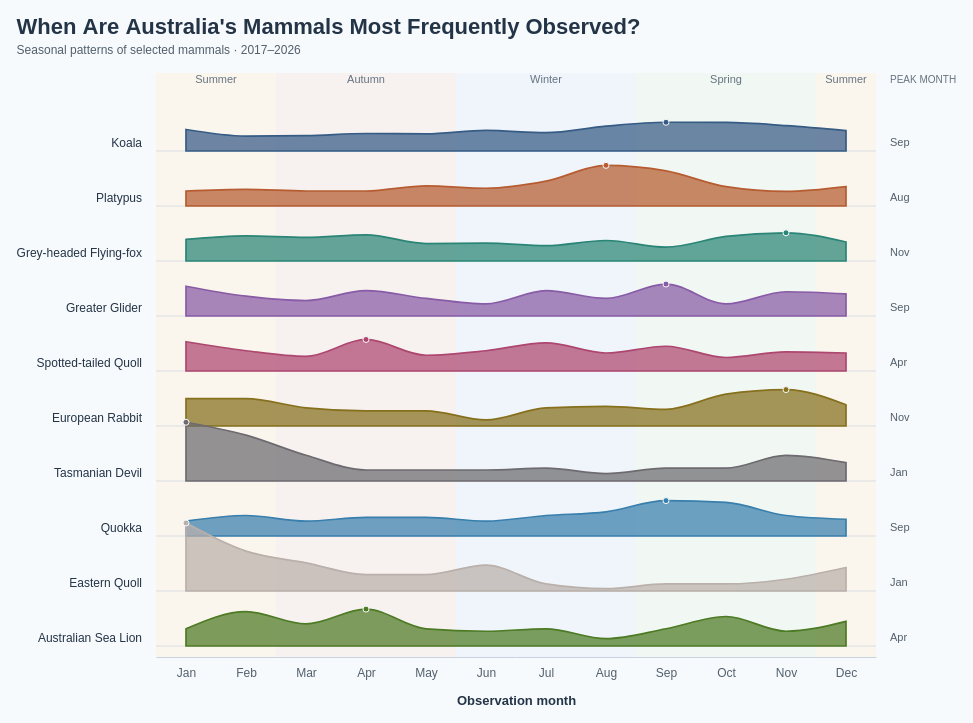

The specification (Vega-Lite) saved for this image:
### Vega specification from a JSON file in a GitHub repository (floating-point values rounded to 4 significant figures)
{"$schema": "https://vega.github.io/schema/vega/v5.json", "description": "Monthly observation ridgelines for the ten most recorded mammal species in Dataset/observations-794195.csv (top ten selected within the selected observation years). Observation dates from 2017–2026 are pooled, including partial 2026. Subspecies are combined using the first two scientific-name components, matching Lollipop.vg.json. Includes records without coordinates. All 12 months are filled for each species. Heights show monthly counts divided by that species total, on one shared percentage scale. Monotone curves connect monthly values; no kernel density estimation is applied. Rows follow species rank within the selected years. Southern hemisphere meteorological seasons are shown. Hover monthly cells for exact counts and shares; click a cell or species label to toggle highlighting. Counts measure recording activity, not animal abundance or nationwide sampling. Species colours match the ten-species palette in BumpChart.vg.json; counts and rankings use the selected observation years. Uses the 10 most recent available observation years (2017–2026), including partial 2026.", "width": 720, "height": 580, "padding": 16, "background": "#f7fafc", "title": {"text": "When Are Australia's Mammals Most Frequently Observed?", "subtitle": ["Seasonal patterns of selected mammals · 2017–2026"], "anchor": "start", "font": "Arial", "fontSize": 22, "color": "#243447", "subtitleFont": "Arial", "subtitleFontSize": 12, "subtitleColor": "#52606d", "offset": 16, "subtitlePadding": 6, "subtitleLineHeight": 16}, "signals": [{"name": "hoveredSpecies", "value": null, "on": [{"events": "@monthTargets:mouseover, @speciesLabels:mouseover", "update": "datum.species"}, {"events": "@monthTargets:mouseout, @speciesLabels:mouseout", "update": "null"}]}, {"name": "selectedSpecies", "value": null, "on": [{"events": "@monthTargets:click, @speciesLabels:click", "update": "selectedSpecies == datum.species ? null : datum.species"}]}, {"name": "activeSpecies", "update": "hoveredSpecies != null ? hoveredSpecies : selectedSpecies"}], "data": [{"name": "monthly", "values": [{"species": "Koala", "scientific_name": "Phascolarctos cinereus", "order": 0, "month": 1, "monthName": "January", "count": 161, "total": 1896, "share": 0.08492, "isPeak": false}, {"species": "Koala", "scientific_name": "Phascolarctos cinereus", "order": 0, "month": 2, "monthName": "February", "count": 112, "total": 1896, "share": 0.05907, "isPeak": false}, {"species": "Koala", "scientific_name": "Phascolarctos cinereus", "order": 0, "month": 3, "monthName": "March", "count": 115, "total": 1896, "share": 0.06065, "isPeak": false}, {"species": "Koala", "scientific_name": "Phascolarctos cinereus", "order": 0, "month": 4, "monthName": "April", "count": 131, "total": 1896, "share": 0.06909, "isPeak": false}, {"species": "Koala", "scientific_name": "Phascolarctos cinereus", "order": 0, "month": 5, "monthName": "May", "count": 128, "total": 1896, "share": 0.06751, "isPeak": false}, {"species": "Koala", "scientific_name": "Phascolarctos cinereus", "order": 0, "month": 6, "monthName": "June", "count": 154, "total": 1896, "share": 0.08122, "isPeak": false}, {"species": "Koala", "scientific_name": "Phascolarctos cinereus", "order": 0, "month": 7, "monthName": "July", "count": 137, "total": 1896, "share": 0.07226, "isPeak": false}, {"species": "Koala", "scientific_name": "Phascolarctos cinereus", "order": 0, "month": 8, "monthName": "August", "count": 186, "total": 1896, "share": 0.0981, "isPeak": false}, {"species": "Koala", "scientific_name": "Phascolarctos cinereus", "order": 0, "month": 9, "monthName": "September", "count": 215, "total": 1896, "share": 0.1134, "isPeak": true}, {"species": "Koala", "scientific_name": "Phascolarctos cinereus", "order": 0, "month": 10, "monthName": "October", "count": 214, "total": 1896, "share": 0.1129, "isPeak": false}, {"species": "Koala", "scientific_name": "Phascolarctos cinereus", "order": 0, "month": 11, "monthName": "November", "count": 190, "total": 1896, "share": 0.1002, "isPeak": false}, {"species": "Koala", "scientific_name": "Phascolarctos cinereus", "order": 0, "month": 12, "monthName": "December", "count": 153, "total": 1896, "share": 0.0807, "isPeak": false}, {"species": "Platypus", "scientific_name": "Ornithorhynchus anatinus", "order": 1, "month": 1, "monthName": "January", "count": 38, "total": 642, "share": 0.05919, "isPeak": false}, {"species": "Platypus", "scientific_name": "Ornithorhynchus anatinus", "order": 1, "month": 2, "monthName": "February", "count": 42, "total": 642, "share": 0.06542, "isPeak": false}, {"species": "Platypus", "scientific_name": "Ornithorhynchus anatinus", "order": 1, "month": 3, "monthName": "March", "count": 38, "total": 642, "share": 0.05919, "isPeak": false}, {"species": "Platypus", "scientific_name": "Ornithorhynchus anatinus", "order": 1, "month": 4, "monthName": "April", "count": 38, "total": 642, "share": 0.05919, "isPeak": false}, {"species": "Platypus", "scientific_name": "Ornithorhynchus anatinus", "order": 1, "month": 5, "monthName": "May", "count": 51, "total": 642, "share": 0.07944, "isPeak": false}, {"species": "Platypus", "scientific_name": "Ornithorhynchus anatinus", "order": 1, "month": 6, "monthName": "June", "count": 45, "total": 642, "share": 0.07009, "isPeak": false}, {"species": "Platypus", "scientific_name": "Ornithorhynchus anatinus", "order": 1, "month": 7, "monthName": "July", "count": 63, "total": 642, "share": 0.09813, "isPeak": false}, {"species": "Platypus", "scientific_name": "Ornithorhynchus anatinus", "order": 1, "month": 8, "monthName": "August", "count": 103, "total": 642, "share": 0.1604, "isPeak": true}, {"species": "Platypus", "scientific_name": "Ornithorhynchus anatinus", "order": 1, "month": 9, "monthName": "September", "count": 89, "total": 642, "share": 0.1386, "isPeak": false}, {"species": "Platypus", "scientific_name": "Ornithorhynchus anatinus", "order": 1, "month": 10, "monthName": "October", "count": 49, "total": 642, "share": 0.07632, "isPeak": false}, {"species": "Platypus", "scientific_name": "Ornithorhynchus anatinus", "order": 1, "month": 11, "monthName": "November", "count": 37, "total": 642, "share": 0.05763, "isPeak": false}, {"species": "Platypus", "scientific_name": "Ornithorhynchus anatinus", "order": 1, "month": 12, "monthName": "December", "count": 49, "total": 642, "share": 0.07632, "isPeak": false}, {"species": "Grey-headed Flying-fox", "scientific_name": "Pteropus poliocephalus", "order": 2, "month": 1, "monthName": "January", "count": 42, "total": 494, "share": 0.08502, "isPeak": false}, {"species": "Grey-headed Flying-fox", "scientific_name": "Pteropus poliocephalus", "order": 2, "month": 2, "monthName": "February", "count": 49, "total": 494, "share": 0.09919, "isPeak": false}, {"species": "Grey-headed Flying-fox", "scientific_name": "Pteropus poliocephalus", "order": 2, "month": 3, "monthName": "March", "count": 46, "total": 494, "share": 0.09312, "isPeak": false}, {"species": "Grey-headed Flying-fox", "scientific_name": "Pteropus poliocephalus", "order": 2, "month": 4, "monthName": "April", "count": 51, "total": 494, "share": 0.1032, "isPeak": false}, {"species": "Grey-headed Flying-fox", "scientific_name": "Pteropus poliocephalus", "order": 2, "month": 5, "monthName": "May", "count": 34, "total": 494, "share": 0.06883, "isPeak": false}, {"species": "Grey-headed Flying-fox", "scientific_name": "Pteropus poliocephalus", "order": 2, "month": 6, "monthName": "June", "count": 35, "total": 494, "share": 0.07085, "isPeak": false}, {"species": "Grey-headed Flying-fox", "scientific_name": "Pteropus poliocephalus", "order": 2, "month": 7, "monthName": "July", "count": 30, "total": 494, "share": 0.06073, "isPeak": false}, {"species": "Grey-headed Flying-fox", "scientific_name": "Pteropus poliocephalus", "order": 2, "month": 8, "monthName": "August", "count": 40, "total": 494, "share": 0.08097, "isPeak": false}, {"species": "Grey-headed Flying-fox", "scientific_name": "Pteropus poliocephalus", "order": 2, "month": 9, "monthName": "September", "count": 27, "total": 494, "share": 0.05466, "isPeak": false}, {"species": "Grey-headed Flying-fox", "scientific_name": "Pteropus poliocephalus", "order": 2, "month": 10, "monthName": "October", "count": 48, "total": 494, "share": 0.09717, "isPeak": false}, {"species": "Grey-headed Flying-fox", "scientific_name": "Pteropus poliocephalus", "order": 2, "month": 11, "monthName": "November", "count": 55, "total": 494, "share": 0.1113, "isPeak": true}, {"species": "Grey-headed Flying-fox", "scientific_name": "Pteropus poliocephalus", "order": 2, "month": 12, "monthName": "December", "count": 37, "total": 494, "share": 0.0749, "isPeak": false}, {"species": "Greater Glider", "scientific_name": "Petauroides volans", "order": 3, "month": 1, "monthName": "January", "count": 27, "total": 230, "share": 0.1174, "isPeak": false}, {"species": "Greater Glider", "scientific_name": "Petauroides volans", "order": 3, "month": 2, "monthName": "February", "count": 18, "total": 230, "share": 0.07826, "isPeak": false}, {"species": "Greater Glider", "scientific_name": "Petauroides volans", "order": 3, "month": 3, "monthName": "March", "count": 14, "total": 230, "share": 0.06087, "isPeak": false}, {"species": "Greater Glider", "scientific_name": "Petauroides volans", "order": 3, "month": 4, "monthName": "April", "count": 23, "total": 230, "share": 0.1, "isPeak": false}, {"species": "Greater Glider", "scientific_name": "Petauroides volans", "order": 3, "month": 5, "monthName": "May", "count": 16, "total": 230, "share": 0.06957, "isPeak": false}, {"species": "Greater Glider", "scientific_name": "Petauroides volans", "order": 3, "month": 6, "monthName": "June", "count": 11, "total": 230, "share": 0.04783, "isPeak": false}, {"species": "Greater Glider", "scientific_name": "Petauroides volans", "order": 3, "month": 7, "monthName": "July", "count": 23, "total": 230, "share": 0.1, "isPeak": false}, {"species": "Greater Glider", "scientific_name": "Petauroides volans", "order": 3, "month": 8, "monthName": "August", "count": 16, "total": 230, "share": 0.06957, "isPeak": false}, {"species": "Greater Glider", "scientific_name": "Petauroides volans", "order": 3, "month": 9, "monthName": "September", "count": 29, "total": 230, "share": 0.1261, "isPeak": true}, {"species": "Greater Glider", "scientific_name": "Petauroides volans", "order": 3, "month": 10, "monthName": "October", "count": 11, "total": 230, "share": 0.04783, "isPeak": false}, {"species": "Greater Glider", "scientific_name": "Petauroides volans", "order": 3, "month": 11, "monthName": "November", "count": 22, "total": 230, "share": 0.09565, "isPeak": false}, {"species": "Greater Glider", "scientific_name": "Petauroides volans", "order": 3, "month": 12, "monthName": "December", "count": 20, "total": 230, "share": 0.08696, "isPeak": false}, {"species": "Spotted-tailed Quoll", "scientific_name": "Dasyurus maculatus", "order": 4, "month": 1, "monthName": "January", "count": 26, "total": 225, "share": 0.1156, "isPeak": false}, {"species": "Spotted-tailed Quoll", "scientific_name": "Dasyurus maculatus", "order": 4, "month": 2, "monthName": "February", "count": 18, "total": 225, "share": 0.08, "isPeak": false}, {"species": "Spotted-tailed Quoll", "scientific_name": "Dasyurus maculatus", "order": 4, "month": 3, "monthName": "March", "count": 13, "total": 225, "share": 0.05778, "isPeak": false}, {"species": "Spotted-tailed Quoll", "scientific_name": "Dasyurus maculatus", "order": 4, "month": 4, "monthName": "April", "count": 28, "total": 225, "share": 0.1244, "isPeak": true}, {"species": "Spotted-tailed Quoll", "scientific_name": "Dasyurus maculatus", "order": 4, "month": 5, "monthName": "May", "count": 14, "total": 225, "share": 0.06222, "isPeak": false}, {"species": "Spotted-tailed Quoll", "scientific_name": "Dasyurus maculatus", "order": 4, "month": 6, "monthName": "June", "count": 18, "total": 225, "share": 0.08, "isPeak": false}, {"species": "Spotted-tailed Quoll", "scientific_name": "Dasyurus maculatus", "order": 4, "month": 7, "monthName": "July", "count": 25, "total": 225, "share": 0.1111, "isPeak": false}, {"species": "Spotted-tailed Quoll", "scientific_name": "Dasyurus maculatus", "order": 4, "month": 8, "monthName": "August", "count": 16, "total": 225, "share": 0.07111, "isPeak": false}, {"species": "Spotted-tailed Quoll", "scientific_name": "Dasyurus maculatus", "order": 4, "month": 9, "monthName": "September", "count": 22, "total": 225, "share": 0.09778, "isPeak": false}, {"species": "Spotted-tailed Quoll", "scientific_name": "Dasyurus maculatus", "order": 4, "month": 10, "monthName": "October", "count": 12, "total": 225, "share": 0.05333, "isPeak": false}, {"species": "Spotted-tailed Quoll", "scientific_name": "Dasyurus maculatus", "order": 4, "month": 11, "monthName": "November", "count": 17, "total": 225, "share": 0.07556, "isPeak": false}, {"species": "Spotted-tailed Quoll", "scientific_name": "Dasyurus maculatus", "order": 4, "month": 12, "monthName": "December", "count": 16, "total": 225, "share": 0.07111, "isPeak": false}, {"species": "European Rabbit", "scientific_name": "Oryctolagus cuniculus", "order": 5, "month": 1, "monthName": "January", "count": 18, "total": 167, "share": 0.1078, "isPeak": false}, {"species": "European Rabbit", "scientific_name": "Oryctolagus cuniculus", "order": 5, "month": 2, "monthName": "February", "count": 18, "total": 167, "share": 0.1078, "isPeak": false}, {"species": "European Rabbit", "scientific_name": "Oryctolagus cuniculus", "order": 5, "month": 3, "monthName": "March", "count": 12, "total": 167, "share": 0.07186, "isPeak": false}, {"species": "European Rabbit", "scientific_name": "Oryctolagus cuniculus", "order": 5, "month": 4, "monthName": "April", "count": 10, "total": 167, "share": 0.05988, "isPeak": false}, {"species": "European Rabbit", "scientific_name": "Oryctolagus cuniculus", "order": 5, "month": 5, "monthName": "May", "count": 10, "total": 167, "share": 0.05988, "isPeak": false}, {"species": "European Rabbit", "scientific_name": "Oryctolagus cuniculus", "order": 5, "month": 6, "monthName": "June", "count": 4, "total": 167, "share": 0.02395, "isPeak": false}, {"species": "European Rabbit", "scientific_name": "Oryctolagus cuniculus", "order": 5, "month": 7, "monthName": "July", "count": 12, "total": 167, "share": 0.07186, "isPeak": false}, {"species": "European Rabbit", "scientific_name": "Oryctolagus cuniculus", "order": 5, "month": 8, "monthName": "August", "count": 13, "total": 167, "share": 0.07784, "isPeak": false}, {"species": "European Rabbit", "scientific_name": "Oryctolagus cuniculus", "order": 5, "month": 9, "monthName": "September", "count": 11, "total": 167, "share": 0.06587, "isPeak": false}, {"species": "European Rabbit", "scientific_name": "Oryctolagus cuniculus", "order": 5, "month": 10, "monthName": "October", "count": 21, "total": 167, "share": 0.1257, "isPeak": false}, {"species": "European Rabbit", "scientific_name": "Oryctolagus cuniculus", "order": 5, "month": 11, "monthName": "November", "count": 24, "total": 167, "share": 0.1437, "isPeak": true}, {"species": "European Rabbit", "scientific_name": "Oryctolagus cuniculus", "order": 5, "month": 12, "monthName": "December", "count": 14, "total": 167, "share": 0.08383, "isPeak": false}, {"species": "Tasmanian Devil", "scientific_name": "Sarcophilus harrisii", "order": 6, "month": 1, "monthName": "January", "count": 32, "total": 138, "share": 0.2319, "isPeak": true}, {"species": "Tasmanian Devil", "scientific_name": "Sarcophilus harrisii", "order": 6, "month": 2, "monthName": "February", "count": 25, "total": 138, "share": 0.1812, "isPeak": false}, {"species": "Tasmanian Devil", "scientific_name": "Sarcophilus harrisii", "order": 6, "month": 3, "monthName": "March", "count": 14, "total": 138, "share": 0.1014, "isPeak": false}, {"species": "Tasmanian Devil", "scientific_name": "Sarcophilus harrisii", "order": 6, "month": 4, "monthName": "April", "count": 6, "total": 138, "share": 0.04348, "isPeak": false}, {"species": "Tasmanian Devil", "scientific_name": "Sarcophilus harrisii", "order": 6, "month": 5, "monthName": "May", "count": 6, "total": 138, "share": 0.04348, "isPeak": false}, {"species": "Tasmanian Devil", "scientific_name": "Sarcophilus harrisii", "order": 6, "month": 6, "monthName": "June", "count": 6, "total": 138, "share": 0.04348, "isPeak": false}, {"species": "Tasmanian Devil", "scientific_name": "Sarcophilus harrisii", "order": 6, "month": 7, "monthName": "July", "count": 7, "total": 138, "share": 0.05072, "isPeak": false}, {"species": "Tasmanian Devil", "scientific_name": "Sarcophilus harrisii", "order": 6, "month": 8, "monthName": "August", "count": 4, "total": 138, "share": 0.02899, "isPeak": false}, {"species": "Tasmanian Devil", "scientific_name": "Sarcophilus harrisii", "order": 6, "month": 9, "monthName": "September", "count": 7, "total": 138, "share": 0.05072, "isPeak": false}, {"species": "Tasmanian Devil", "scientific_name": "Sarcophilus harrisii", "order": 6, "month": 10, "monthName": "October", "count": 7, "total": 138, "share": 0.05072, "isPeak": false}, {"species": "Tasmanian Devil", "scientific_name": "Sarcophilus harrisii", "order": 6, "month": 11, "monthName": "November", "count": 14, "total": 138, "share": 0.1014, "isPeak": false}, {"species": "Tasmanian Devil", "scientific_name": "Sarcophilus harrisii", "order": 6, "month": 12, "monthName": "December", "count": 10, "total": 138, "share": 0.07246, "isPeak": false}, {"species": "Quokka", "scientific_name": "Setonix brachyurus", "order": 7, "month": 1, "monthName": "January", "count": 8, "total": 136, "share": 0.05882, "isPeak": false}, {"species": "Quokka", "scientific_name": "Setonix brachyurus", "order": 7, "month": 2, "monthName": "February", "count": 11, "total": 136, "share": 0.08088, "isPeak": false}, {"species": "Quokka", "scientific_name": "Setonix brachyurus", "order": 7, "month": 3, "monthName": "March", "count": 8, "total": 136, "share": 0.05882, "isPeak": false}, {"species": "Quokka", "scientific_name": "Setonix brachyurus", "order": 7, "month": 4, "monthName": "April", "count": 10, "total": 136, "share": 0.07353, "isPeak": false}, {"species": "Quokka", "scientific_name": "Setonix brachyurus", "order": 7, "month": 5, "monthName": "May", "count": 10, "total": 136, "share": 0.07353, "isPeak": false}, {"species": "Quokka", "scientific_name": "Setonix brachyurus", "order": 7, "month": 6, "monthName": "June", "count": 8, "total": 136, "share": 0.05882, "isPeak": false}, {"species": "Quokka", "scientific_name": "Setonix brachyurus", "order": 7, "month": 7, "monthName": "July", "count": 11, "total": 136, "share": 0.08088, "isPeak": false}, {"species": "Quokka", "scientific_name": "Setonix brachyurus", "order": 7, "month": 8, "monthName": "August", "count": 13, "total": 136, "share": 0.09559, "isPeak": false}, {"species": "Quokka", "scientific_name": "Setonix brachyurus", "order": 7, "month": 9, "monthName": "September", "count": 19, "total": 136, "share": 0.1397, "isPeak": true}, {"species": "Quokka", "scientific_name": "Setonix brachyurus", "order": 7, "month": 10, "monthName": "October", "count": 18, "total": 136, "share": 0.1324, "isPeak": false}, {"species": "Quokka", "scientific_name": "Setonix brachyurus", "order": 7, "month": 11, "monthName": "November", "count": 11, "total": 136, "share": 0.08088, "isPeak": false}, {"species": "Quokka", "scientific_name": "Setonix brachyurus", "order": 7, "month": 12, "monthName": "December", "count": 9, "total": 136, "share": 0.06618, "isPeak": false}, {"species": "Eastern Quoll", "scientific_name": "Dasyurus viverrinus", "order": 8, "month": 1, "monthName": "January", "count": 29, "total": 108, "share": 0.2685, "isPeak": true}, {"species": "Eastern Quoll", "scientific_name": "Dasyurus viverrinus", "order": 8, "month": 2, "monthName": "February", "count": 17, "total": 108, "share": 0.1574, "isPeak": false}, {"species": "Eastern Quoll", "scientific_name": "Dasyurus viverrinus", "order": 8, "month": 3, "monthName": "March", "count": 12, "total": 108, "share": 0.1111, "isPeak": false}, {"species": "Eastern Quoll", "scientific_name": "Dasyurus viverrinus", "order": 8, "month": 4, "monthName": "April", "count": 7, "total": 108, "share": 0.06481, "isPeak": false}, {"species": "Eastern Quoll", "scientific_name": "Dasyurus viverrinus", "order": 8, "month": 5, "monthName": "May", "count": 7, "total": 108, "share": 0.06481, "isPeak": false}, {"species": "Eastern Quoll", "scientific_name": "Dasyurus viverrinus", "order": 8, "month": 6, "monthName": "June", "count": 11, "total": 108, "share": 0.1019, "isPeak": false}, {"species": "Eastern Quoll", "scientific_name": "Dasyurus viverrinus", "order": 8, "month": 7, "monthName": "July", "count": 3, "total": 108, "share": 0.02778, "isPeak": false}, {"species": "Eastern Quoll", "scientific_name": "Dasyurus viverrinus", "order": 8, "month": 8, "monthName": "August", "count": 1, "total": 108, "share": 0.009259, "isPeak": false}, {"species": "Eastern Quoll", "scientific_name": "Dasyurus viverrinus", "order": 8, "month": 9, "monthName": "September", "count": 3, "total": 108, "share": 0.02778, "isPeak": false}, {"species": "Eastern Quoll", "scientific_name": "Dasyurus viverrinus", "order": 8, "month": 10, "monthName": "October", "count": 3, "total": 108, "share": 0.02778, "isPeak": false}, {"species": "Eastern Quoll", "scientific_name": "Dasyurus viverrinus", "order": 8, "month": 11, "monthName": "November", "count": 5, "total": 108, "share": 0.0463, "isPeak": false}, {"species": "Eastern Quoll", "scientific_name": "Dasyurus viverrinus", "order": 8, "month": 12, "monthName": "December", "count": 10, "total": 108, "share": 0.09259, "isPeak": false}, {"species": "Australian Sea Lion", "scientific_name": "Neophoca cinerea", "order": 9, "month": 1, "monthName": "January", "count": 7, "total": 103, "share": 0.06796, "isPeak": false}, {"species": "Australian Sea Lion", "scientific_name": "Neophoca cinerea", "order": 9, "month": 2, "monthName": "February", "count": 14, "total": 103, "share": 0.1359, "isPeak": false}, {"species": "Australian Sea Lion", "scientific_name": "Neophoca cinerea", "order": 9, "month": 3, "monthName": "March", "count": 9, "total": 103, "share": 0.08738, "isPeak": false}, {"species": "Australian Sea Lion", "scientific_name": "Neophoca cinerea", "order": 9, "month": 4, "monthName": "April", "count": 15, "total": 103, "share": 0.1456, "isPeak": true}, {"species": "Australian Sea Lion", "scientific_name": "Neophoca cinerea", "order": 9, "month": 5, "monthName": "May", "count": 7, "total": 103, "share": 0.06796, "isPeak": false}, {"species": "Australian Sea Lion", "scientific_name": "Neophoca cinerea", "order": 9, "month": 6, "monthName": "June", "count": 6, "total": 103, "share": 0.05825, "isPeak": false}, {"species": "Australian Sea Lion", "scientific_name": "Neophoca cinerea", "order": 9, "month": 7, "monthName": "July", "count": 7, "total": 103, "share": 0.06796, "isPeak": false}, {"species": "Australian Sea Lion", "scientific_name": "Neophoca cinerea", "order": 9, "month": 8, "monthName": "August", "count": 3, "total": 103, "share": 0.02913, "isPeak": false}, {"species": "Australian Sea Lion", "scientific_name": "Neophoca cinerea", "order": 9, "month": 9, "monthName": "September", "count": 7, "total": 103, "share": 0.06796, "isPeak": false}, {"species": "Australian Sea Lion", "scientific_name": "Neophoca cinerea", "order": 9, "month": 10, "monthName": "October", "count": 12, "total": 103, "share": 0.1165, "isPeak": false}, {"species": "Australian Sea Lion", "scientific_name": "Neophoca cinerea", "order": 9, "month": 11, "monthName": "November", "count": 6, "total": 103, "share": 0.05825, "isPeak": false}, {"species": "Australian Sea Lion", "scientific_name": "Neophoca cinerea", "order": 9, "month": 12, "monthName": "December", "count": 10, "total": 103, "share": 0.09709, "isPeak": false}]}, {"name": "species", "values": [{"species": "Koala", "scientific_name": "Phascolarctos cinereus", "order": 0, "total": 1896, "peakMonths": "Sep"}, {"species": "Platypus", "scientific_name": "Ornithorhynchus anatinus", "order": 1, "total": 642, "peakMonths": "Aug"}, {"species": "Grey-headed Flying-fox", "scientific_name": "Pteropus poliocephalus", "order": 2, "total": 494, "peakMonths": "Nov"}, {"species": "Greater Glider", "scientific_name": "Petauroides volans", "order": 3, "total": 230, "peakMonths": "Sep"}, {"species": "Spotted-tailed Quoll", "scientific_name": "Dasyurus maculatus", "order": 4, "total": 225, "peakMonths": "Apr"}, {"species": "European Rabbit", "scientific_name": "Oryctolagus cuniculus", "order": 5, "total": 167, "peakMonths": "Nov"}, {"species": "Tasmanian Devil", "scientific_name": "Sarcophilus harrisii", "order": 6, "total": 138, "peakMonths": "Jan"}, {"species": "Quokka", "scientific_name": "Setonix brachyurus", "order": 7, "total": 136, "peakMonths": "Sep"}, {"species": "Eastern Quoll", "scientific_name": "Dasyurus viverrinus", "order": 8, "total": 108, "peakMonths": "Jan"}, {"species": "Australian Sea Lion", "scientific_name": "Neophoca cinerea", "order": 9, "total": 103, "peakMonths": "Apr"}]}, {"name": "seasons", "values": [{"start": 0.5, "end": 2.5, "label": "Summer", "fill": "#fff0d9"}, {"start": 2.5, "end": 5.5, "label": "Autumn", "fill": "#f6e7e0"}, {"start": 5.5, "end": 8.5, "label": "Winter", "fill": "#e5edf7"}, {"start": 8.5, "end": 11.5, "label": "Spring", "fill": "#e9f1e5"}, {"start": 11.5, "end": 12.5, "label": "Summer", "fill": "#fff0d9"}]}], "scales": [{"name": "x", "type": "linear", "domain": [0.5, 12.5], "range": "width", "zero": false, "nice": false}, {"name": "amplitude", "type": "linear", "domain": [0, 0.3], "range": [0, 76], "zero": true, "nice": false}, {"name": "color", "type": "ordinal", "domain": ["Koala", "Platypus", "Grey-headed Flying-fox", "Greater Glider", "Spotted-tailed Quoll", "European Rabbit", "Quokka", "Tasmanian Devil", "Eastern Barred Bandicoot", "Numbat", "Australian Sea Lion", "Eastern Quoll"], "range": ["#365B85", "#B65C30", "#2A8576", "#885BA6", "#AD4770", "#86701D", "#397FAD", "#6D6B70", "#C17A24", "#5146A0", "#4D7A24", "#bab0ab"]}], "axes": [{"orient": "bottom", "scale": "x", "values": [1, 2, 3, 4, 5, 6, 7, 8, 9, 10, 11, 12], "labelPadding": 10, "tickSize": 0, "domainColor": "#c9d3df", "labelColor": "#52606d", "title": "Observation month", "titleColor": "#243447", "titlePadding": 16, "encode": {"labels": {"update": {"text": {"signal": "['Jan','Feb','Mar','Apr','May','Jun','Jul','Aug','Sep','Oct','Nov','Dec'][datum.value-1]"}}}}}], "marks": [{"type": "rect", "encode": {"update": {"x": {"scale": "x", "field": "start"}, "x2": {"scale": "x", "field": "end"}, "y": {"value": -4}, "y2": {"signal": "height"}, "fill": {"field": "fill"}, "opacity": {"value": 0.45}}}, "from": {"data": "seasons"}, "interactive": false}, {"type": "text", "encode": {"update": {"x": {"signal": "scale('x', (datum.start + datum.end)/2)"}, "y": {"value": 6}, "text": {"field": "label"}, "align": {"value": "center"}, "fontSize": {"value": 11}, "fill": {"value": "#657381"}}}, "from": {"data": "seasons"}, "interactive": false}, {"type": "rule", "encode": {"update": {"x": {"value": 0}, "x2": {"signal": "width"}, "y": {"signal": "74 + datum.order * 55"}, "stroke": {"value": "#c9d3df"}, "strokeWidth": {"value": 0.7}}}, "from": {"data": "species"}, "interactive": false}, {"type": "group", "from": {"facet": {"name": "ridge", "data": "monthly", "groupby": "species"}}, "marks": [{"type": "area", "encode": {"update": {"x": {"scale": "x", "field": "month"}, "y": {"signal": "74 + datum.order * 55 - scale('amplitude', datum.share)"}, "y2": {"signal": "74 + datum.order * 55"}, "fill": {"scale": "color", "field": "species"}, "fillOpacity": {"value": 0.72}, "stroke": {"scale": "color", "field": "species"}, "strokeWidth": {"value": 1.7}, "opacity": {"signal": "activeSpecies == null || activeSpecies == datum.species ? 1 : 0.18"}, "interpolate": {"value": "monotone"}}}, "from": {"data": "ridge"}, "sort": {"field": "datum.month"}, "interactive": false}]}, {"type": "symbol", "encode": {"update": {"x": {"scale": "x", "field": "month"}, "y": {"signal": "74 + datum.order * 55 - scale('amplitude', datum.share)"}, "size": {"signal": "datum.isPeak ? 36 : 18"}, "fill": {"scale": "color", "field": "species"}, "stroke": {"value": "#f7fafc"}, "strokeWidth": {"value": 1}, "opacity": {"signal": "datum.isPeak || activeSpecies == datum.species ? 1 : 0"}}}, "from": {"data": "monthly"}, "interactive": false}, {"type": "text", "encode": {"update": {"x": {"value": -14}, "y": {"signal": "74 + datum.order * 55 - 8"}, "text": {"field": "species"}, "align": {"value": "right"}, "baseline": {"value": "middle"}, "fontSize": {"value": 12}, "fill": {"value": "#243447"}, "fontWeight": {"signal": "activeSpecies == datum.species ? 'bold' : 'normal'"}, "opacity": {"signal": "activeSpecies == null || activeSpecies == datum.species ? 1 : 0.18"}, "cursor": {"value": "pointer"}, "tooltip": {"signal": "{'Species': datum.species, 'Scientific name': datum.scientific_name, 'Observations (2017–2026)': datum.total, 'Peak month(s)': datum.peakMonths}"}}}, "from": {"data": "species"}, "name": "speciesLabels"}, {"type": "text", "encode": {"update": {"x": {"signal": "width + 14"}, "y": {"signal": "74 + datum.order * 55 - 8"}, "text": {"signal": "datum.peakMonths"}, "baseline": {"value": "middle"}, "fontSize": {"value": 11}, "fill": {"value": "#52606d"}, "opacity": {"signal": "activeSpecies == null || activeSpecies == datum.species ? 1 : 0.18"}}}, "from": {"data": "species"}, "interactive": false}, {"type": "rect", "encode": {"update": {"x": {"signal": "scale('x', datum.month - 0.5)"}, "x2": {"signal": "scale('x', datum.month + 0.5)"}, "y": {"signal": "20 + datum.order * 55"}, "y2": {"signal": "74 + datum.order * 55"}, "fill": {"value": "transparent"}, "cursor": {"value": "pointer"}, "tooltip": {"signal": "{'Species': datum.species, 'Scientific name': datum.scientific_name, 'Month': datum.monthName, 'Observations': datum.count, 'Share of species observations': format(datum.share, '.1%'), 'Species total (2017–2026)': datum.total}"}}}, "from": {"data": "monthly"}, "name": "monthTargets"}, {"type": "text", "encode": {"update": {"x": {"signal": "width + 14"}, "y": {"value": 6}, "text": {"value": "PEAK MONTH"}, "fontSize": {"value": 10}, "fill": {"value": "#657381"}}}, "interactive": false}], "config": {"text": {"font": "Arial"}, "axis": {"labelFont": "Arial", "titleFont": "Arial", "labelFontSize": 12, "titleFontSize": 13}}, "usermeta": {"observationWindow": {"source": "Dataset/observations-794195.csv", "dateField": "observed_on", "years": [2017, 2018, 2019, 2020, 2021, 2022, 2023, 2024, 2025, 2026], "yearCount": 10, "includesPartialLatestYear": true}}}
